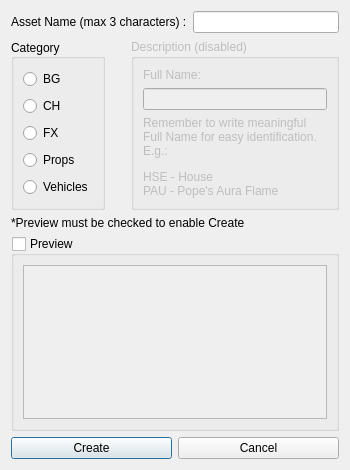
<?xml version="1.0" encoding="UTF-8"?>
<ui version="4.0">
 <class>AssetDialog</class>
 <widget class="QDialog" name="AssetDialog">
  <property name="sizePolicy">
   <sizepolicy hsizetype="MinimumExpanding" vsizetype="MinimumExpanding">
    <horstretch>0</horstretch>
    <verstretch>0</verstretch>
   </sizepolicy>
  </property>
  <property name="minimumSize">
   <size>
    <width>350</width>
    <height>470</height>
   </size>
  </property>
  <property name="maximumSize">
   <size>
    <width>350</width>
    <height>470</height>
   </size>
  </property>
  <property name="focusPolicy">
   <enum>Qt::StrongFocus</enum>
  </property>
  <property name="contextMenuPolicy">
   <enum>Qt::NoContextMenu</enum>
  </property>
  <property name="windowTitle">
   <string>Create New Asset</string>
  </property>
  <layout class="QVBoxLayout" name="verticalLayout_2">
   <item>
    <layout class="QHBoxLayout" name="horizontalLayout">
     <item>
      <widget class="QLabel" name="assetLabel">
       <property name="text">
        <string>Asset Name (max 3 characters) :</string>
       </property>
      </widget>
     </item>
     <item>
      <widget class="QLineEdit" name="assetLineEdit">
       <property name="toolTip">
        <string>Alphanumeric only</string>
       </property>
       <property name="maxLength">
        <number>3</number>
       </property>
       <property name="alignment">
        <set>Qt::AlignCenter</set>
       </property>
      </widget>
     </item>
    </layout>
   </item>
   <item>
    <layout class="QHBoxLayout" name="horizontalLayout_3">
     <item>
      <widget class="QGroupBox" name="catGroup">
       <property name="font">
        <font>
         <weight>50</weight>
         <bold>false</bold>
        </font>
       </property>
       <property name="title">
        <string>Category</string>
       </property>
       <property name="alignment">
        <set>Qt::AlignLeading|Qt::AlignLeft|Qt::AlignVCenter</set>
       </property>
       <property name="flat">
        <bool>false</bool>
       </property>
       <property name="checkable">
        <bool>false</bool>
       </property>
       <layout class="QVBoxLayout" name="verticalLayout_3">
        <item>
         <widget class="QRadioButton" name="catBG">
          <property name="text">
           <string>BG</string>
          </property>
          <attribute name="buttonGroup">
           <string notr="true">catBtnGroup</string>
          </attribute>
         </widget>
        </item>
        <item>
         <widget class="QRadioButton" name="catCH">
          <property name="text">
           <string>CH</string>
          </property>
          <attribute name="buttonGroup">
           <string notr="true">catBtnGroup</string>
          </attribute>
         </widget>
        </item>
        <item>
         <widget class="QRadioButton" name="catFX">
          <property name="text">
           <string>FX</string>
          </property>
          <attribute name="buttonGroup">
           <string notr="true">catBtnGroup</string>
          </attribute>
         </widget>
        </item>
        <item>
         <widget class="QRadioButton" name="catProps">
          <property name="text">
           <string>Props</string>
          </property>
          <attribute name="buttonGroup">
           <string notr="true">catBtnGroup</string>
          </attribute>
         </widget>
        </item>
        <item>
         <widget class="QRadioButton" name="catVehicles">
          <property name="text">
           <string>Vehicles</string>
          </property>
          <attribute name="buttonGroup">
           <string notr="true">catBtnGroup</string>
          </attribute>
         </widget>
        </item>
       </layout>
      </widget>
     </item>
     <item>
      <spacer name="verticalSpacer">
       <property name="orientation">
        <enum>Qt::Vertical</enum>
       </property>
       <property name="sizeType">
        <enum>QSizePolicy::Preferred</enum>
       </property>
       <property name="sizeHint" stdset="0">
        <size>
         <width>20</width>
         <height>40</height>
        </size>
       </property>
      </spacer>
     </item>
     <item>
      <widget class="QGroupBox" name="descGroup">
       <property name="enabled">
        <bool>false</bool>
       </property>
       <property name="title">
        <string>Description (disabled)</string>
       </property>
       <layout class="QVBoxLayout" name="verticalLayout_4">
        <item>
         <widget class="QLabel" name="descName">
          <property name="text">
           <string>Full Name:</string>
          </property>
         </widget>
        </item>
        <item>
         <widget class="QLineEdit" name="descNameLineEdit"/>
        </item>
        <item>
         <widget class="QLabel" name="descHint">
          <property name="text">
           <string>&lt;html&gt;&lt;head/&gt;&lt;body&gt;&lt;p&gt;Remember to write meaningful Full Name for easy identification. E.g.:&lt;/p&gt;&lt;p&gt;HSE - House&lt;br/&gt;PAU - Pope's Aura Flame&lt;/p&gt;&lt;/body&gt;&lt;/html&gt;</string>
          </property>
          <property name="textFormat">
           <enum>Qt::AutoText</enum>
          </property>
          <property name="scaledContents">
           <bool>false</bool>
          </property>
          <property name="wordWrap">
           <bool>true</bool>
          </property>
         </widget>
        </item>
       </layout>
       <zorder>descNameLineEdit</zorder>
       <zorder>descName</zorder>
       <zorder>descHint</zorder>
      </widget>
     </item>
    </layout>
   </item>
   <item>
    <widget class="QLabel" name="previewLabel">
     <property name="text">
      <string>*Preview must be checked to enable Create</string>
     </property>
    </widget>
   </item>
   <item>
    <widget class="QGroupBox" name="previewGroup">
     <property name="title">
      <string>Preview</string>
     </property>
     <property name="checkable">
      <bool>true</bool>
     </property>
     <property name="checked">
      <bool>false</bool>
     </property>
     <layout class="QVBoxLayout" name="verticalLayout">
      <item>
       <widget class="QPlainTextEdit" name="previewText">
        <property name="readOnly">
         <bool>true</bool>
        </property>
       </widget>
      </item>
     </layout>
    </widget>
   </item>
   <item>
    <layout class="QHBoxLayout" name="horizontalLayout_2">
     <item>
      <widget class="QPushButton" name="btnCreate">
       <property name="text">
        <string>Create</string>
       </property>
      </widget>
     </item>
     <item>
      <widget class="QPushButton" name="btnCancel">
       <property name="text">
        <string>Cancel</string>
       </property>
      </widget>
     </item>
    </layout>
   </item>
  </layout>
  <zorder>previewGroup</zorder>
  <zorder></zorder>
  <zorder></zorder>
  <zorder>previewLabel</zorder>
 </widget>
 <resources/>
 <connections/>
 <buttongroups>
  <buttongroup name="catBtnGroup"/>
 </buttongroups>
</ui>
